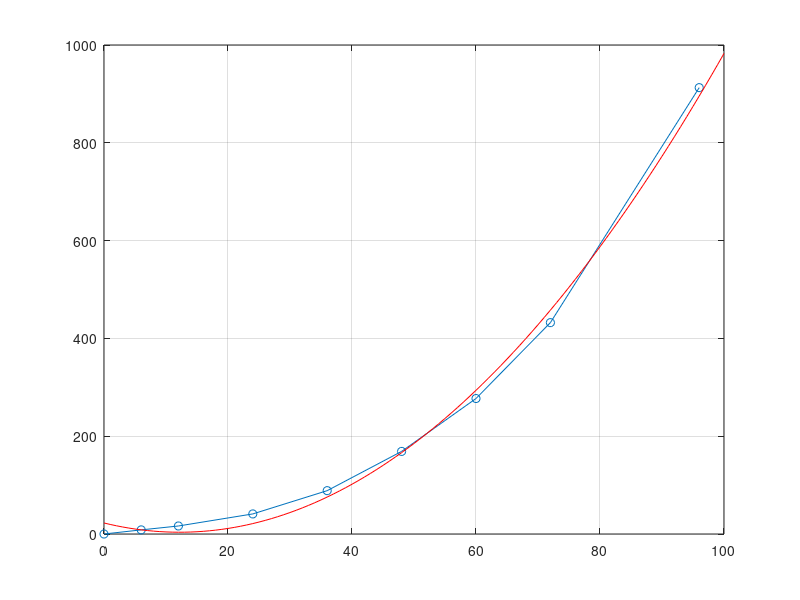

Here is the MATLAB script that generated this plot:
dim_=[0 6 12 24 36 48 60 72 96];
dim_time=[0 8.410 16.39 41.06 88.64 168.89 277.05 432.26 912.80]
dim_i =0:100
plot(dim_,dim_time,'o-')
grid on 
hold on
plot(dim_i,0.127*dim_i.^2-3.098*dim_i+22.52,'r-')
